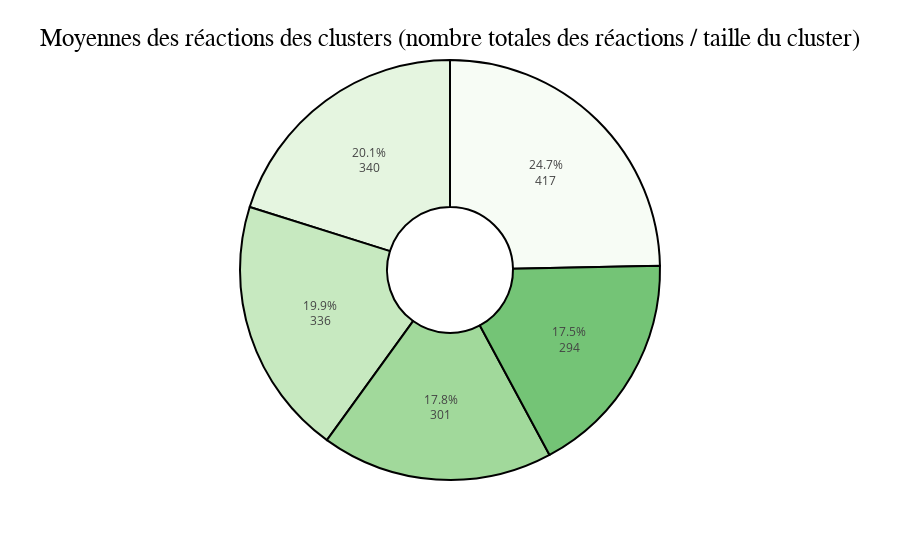

The code cell stored with this chart in its notebook:
### Code cell
# Créer le graphique en camembert
fig = px.pie(cluster_reactions,
             values='Moyenne des réactions',
             names='cluster_label_best',
             color_discrete_sequence=px.colors.sequential.Greens,
             hole=0.3,
             )

# Enlever la légende et personnaliser le layout
fig.update_layout(
    title=dict(
        text='Moyennes des réactions des clusters (nombre totales des réactions / taille du cluster)',
        font=dict(
            size=25,
            color="black",
            family="Arial"
        ),
        xanchor="center",
        yanchor="top",
        x=0.5,
        y=0.95
    ),
    template='simple_white',
    hoverlabel_font_size=16,
    showlegend=False
)

# Ajouter les labels des clusters sur le camembert
fig.update_traces(
    textposition='inside',
    textinfo='percent+value',
    texttemplate='%{percent:.1%}<br>%{value:.0f}',
    marker_line=dict(color='black', width=2),
    hoverlabel_bgcolor="darkgreen",
    hovertemplate='<b>%{label}</b><br>Nombre de réactions: %{value:.0f}<extra></extra>'  # Formater les valeurs sans virgules
)

fig.show()

### Figure 1 — Plotly figure (JSON) as saved in the notebook; plotly's stock layout.template omitted (floating-point values rounded to 4 significant figures)
{"data": [{"domain": {"x": [0, 1], "y": [0, 1]}, "hole": 0.3, "hoverlabel": {"bgcolor": "darkgreen"}, "hovertemplate": "<b>%{label}</b><br>Nombre de réactions: %{value:.0f}<extra></extra>", "labels": ["donner plus de pouvoir et de route pour les vélos, sécuriser les pistes", "préserver les sites naturels et limiter les accès", "rendre les transports bas carbones plus attractifs et pénaliser les voyages trop émetteur en CO2 (voiture, avion)", "responsabiliser les gens sur les enjeux environnementaux pour agir sur la durabilité", "sensibiliser les territoires pour une meilleure gestion de l'eau et des déchets"], "legendgroup": "", "marker": {"line": {"color": "black", "width": 2}}, "name": "", "showlegend": true, "textinfo": "percent+value", "textposition": "inside", "texttemplate": "%{percent:.1%}<br>%{value:.0f}", "type": "pie", "values": [416.6, 300.8, 335.5, 294.5, 340.0]}], "layout": {"hoverlabel": {"font": {"size": 16}}, "legend": {"tracegroupgap": 0}, "margin": {"t": 60}, "piecolorway": ["rgb(247,252,245)", "rgb(229,245,224)", "rgb(199,233,192)", "rgb(161,217,155)", "rgb(116,196,118)", "rgb(65,171,93)", "rgb(35,139,69)", "rgb(0,109,44)", "rgb(0,68,27)"], "showlegend": false, "title": {"font": {"color": "black", "family": "Arial", "size": 25}, "text": "Moyennes des réactions des clusters (nombre totales des réactions / taille du cluster)", "x": 0.5, "xanchor": "center", "y": 0.95, "yanchor": "top"}}}
